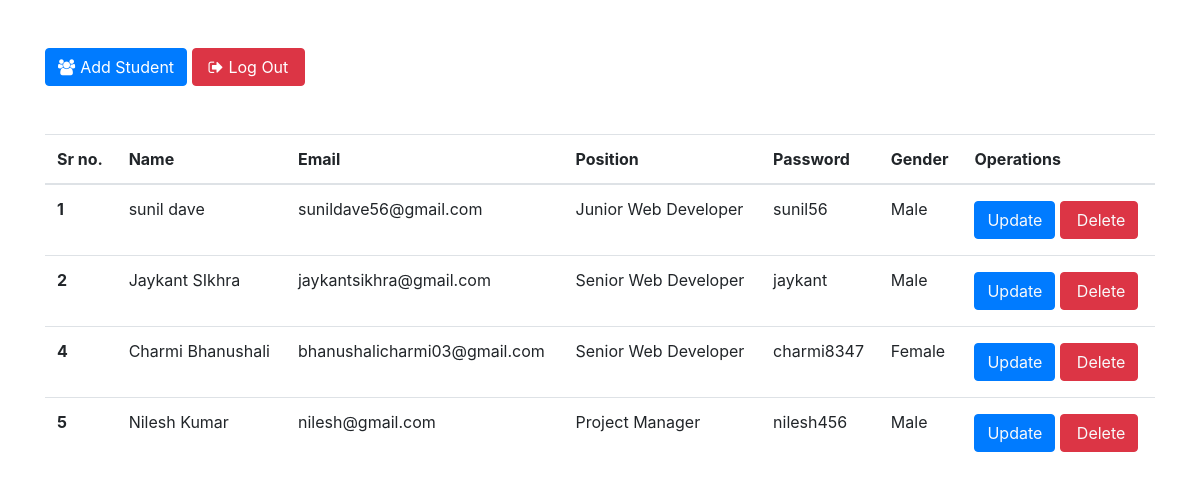
Screenshot of /subcategory-display.php (signed in) with the database file from the repository.
### tables this page shows
CREATE TABLE `student` (
  `id` int(11) NOT NULL,
  `name` text NOT NULL,
  `email` varchar(30) NOT NULL,
  `position` text NOT NULL,
  `password` varchar(30) NOT NULL,
  `gender` text NOT NULL
);

### subcategory-display.php (the view, shortened to what this page needs)
<?php
include 'connect.php';
?>
<!DOCTYPE html>
<html lang="en">
<head>
    <link rel="stylesheet" href="https://maxcdn.bootstrapcdn.com/bootstrap/4.0.0/css/bootstrap.min.css">
    <link rel="stylesheet" href="https://cdnjs.cloudflare.com/ajax/libs/font-awesome/4.7.0/css/font-awesome.min.css">
</head>
<body>
    <div class="container">
        <button class="btn btn-primary my-5" type="button" name="subcategory-user"><a href="subcategory-user.php" class="text-white"><i class="fa fa-users" style="margin-right: 5px;"></i>Add Student</a></button>
        <button class="btn btn-danger btn-md px-3" type="submit" name="logout"><a href="session.php" class="text-white"><i class="fa fa-sign-out" style="margin-right: 5px;"></i>Log Out</a></button>
        <table class="table table-white table-hover">
            <thead>
                <tr>
                    <th scope="col">Sr no.</th>
                    <th scope="col">Name</th>
                    <th scope="col">Email</th>
                    <th scope="col">Position</th>
                    <th scope="col">Password</th>
                    <th scope="col">Gender</th>
                    <th scope="col">Operations</th>
                </tr>
            </thead>
            <tbody>
                <?php
                $sql = "select * from student";
                $result = mysqli_query($con, $sql);
                if ($result) {
                    while ($row = mysqli_fetch_assoc($result)) {
                        $id        = $row['id'];
                        $name      = $row['name'];
                        $email     = $row['email'];
                        $position  = $row['position'];
                        $password  = $row['password'];
                        $gender    = $row['gender'];
                        echo '<tr>
                            <th scope="row">' . $id . '</th>
                            <td>' . $name . '</td>
                            <td>' . $email . '</td>
                            <td>' . $position . '</td>
                            <td>' . $password . '</td>
                            <td>' . $gender . '</td>
                            <td>
                            <button class="btn btn-primary my-1"><a class="text-light" href="subcategory-update.php?updateid=' . $id . '">Update</a></button>
                            <button class="btn btn-danger my-1 pl-3"><a class="text-light" href="subcategory-delete.php?deleteid=' . $id . '">Delete</a></button>
                            </td>
                        </tr>';
                    }
                }
                ?>
            </tbody>
        </table>
    </div>
</body>
</html>

### rows the page displays
student: id "1", name "sunil dave", email "sunildave56@gmail.com", position "Junior Web Developer", password "sunil56", gender "Male"
student: id "2", name "Jaykant SIkhra", email "jaykantsikhra@gmail.com", position "Senior Web Developer", password "jaykant", gender "Male"
student: id "4", name "Charmi Bhanushali", email "bhanushalicharmi03@gmail.com", position "Senior Web Developer", password "charmi8347", gender "Female"
student: id "5", name "Nilesh Kumar", email "nilesh@gmail.com", position "Project Manager", password "nilesh456", gender "Male"
